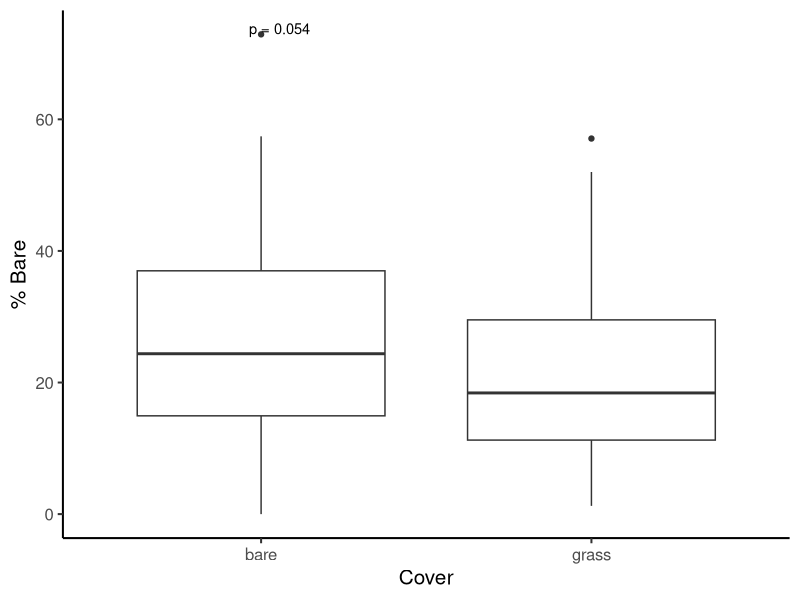
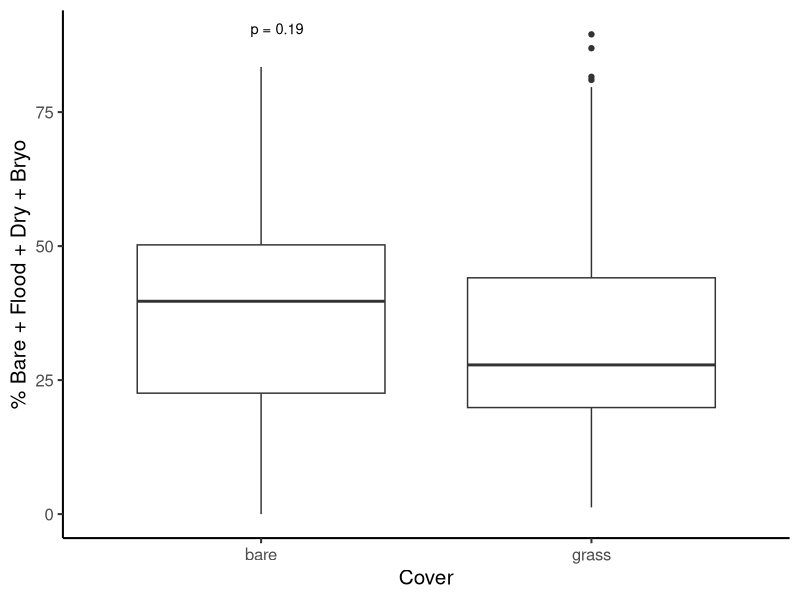
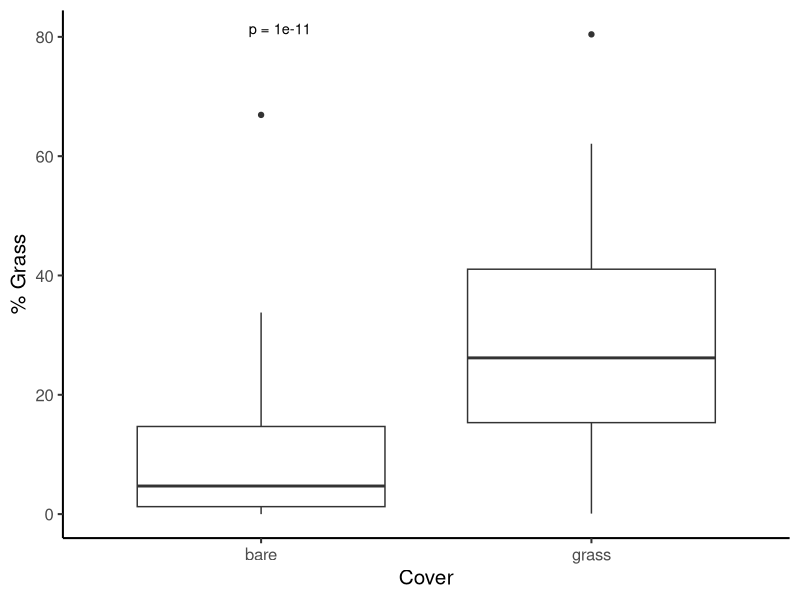
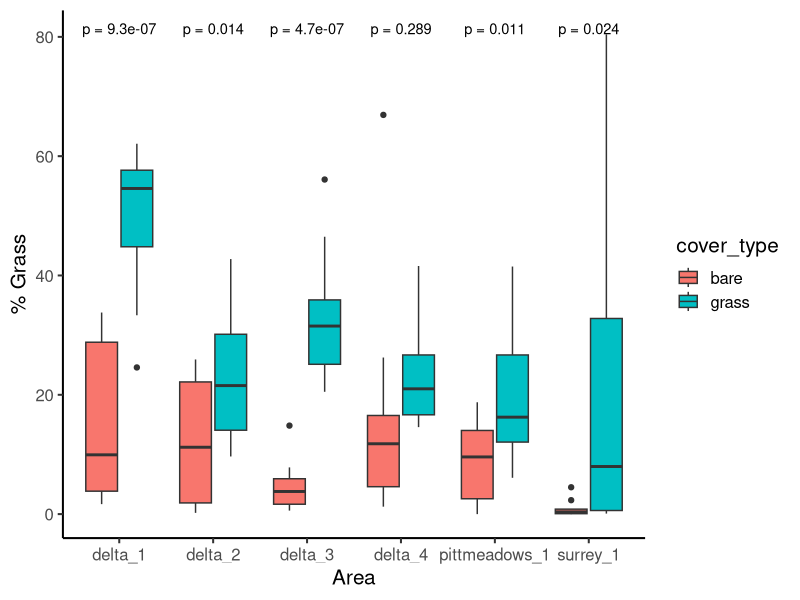
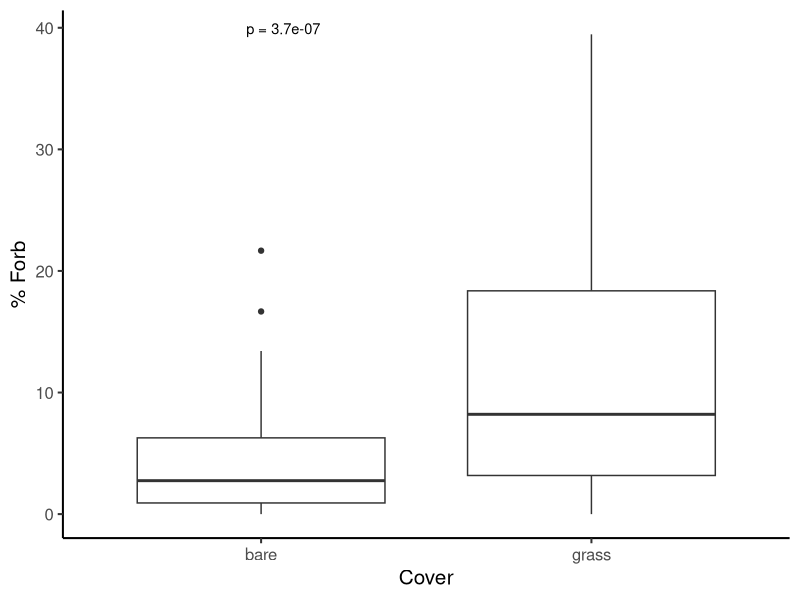
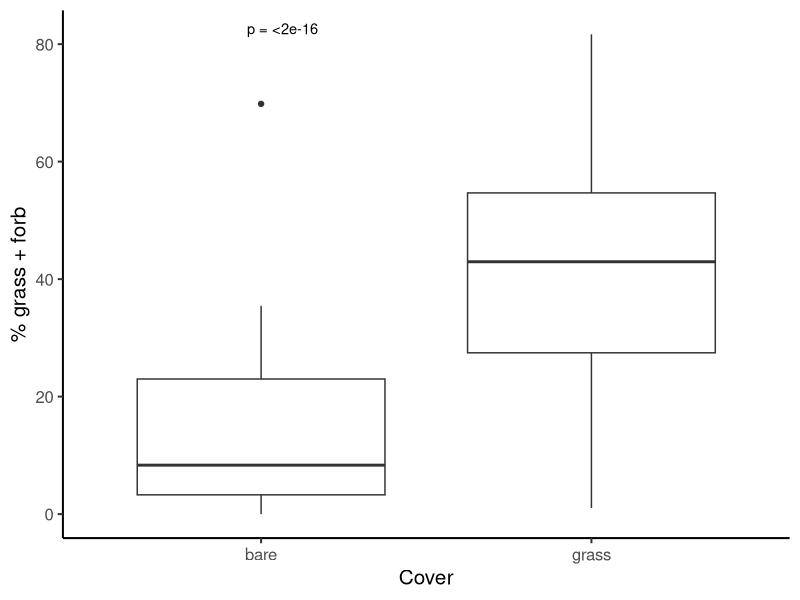
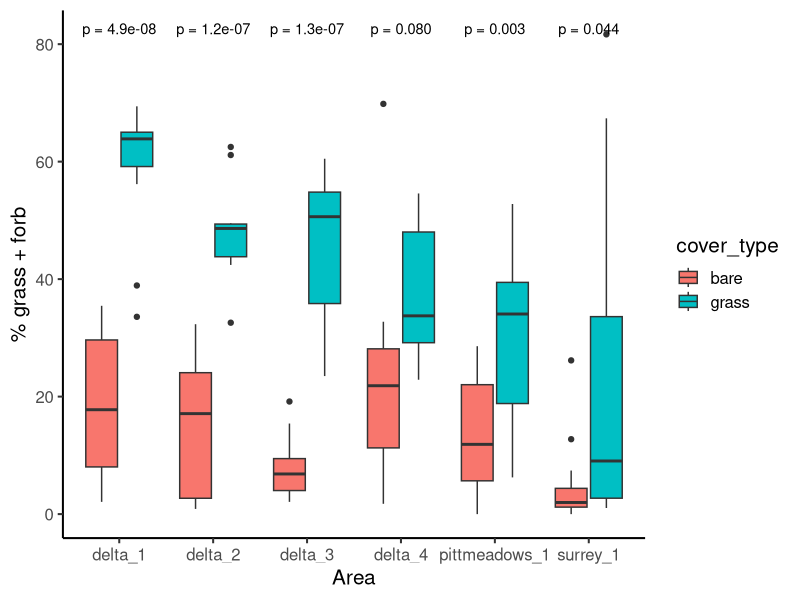
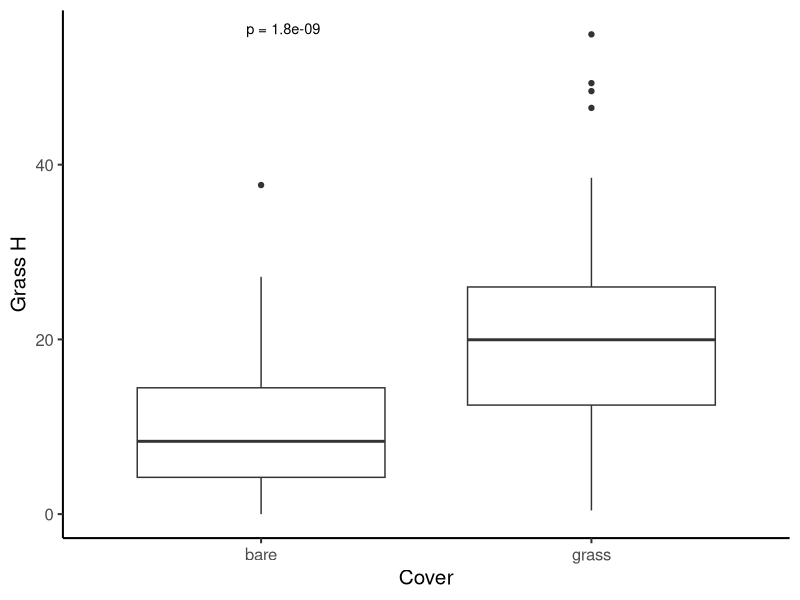

Write R code to recreate these figures, in order.
## ---- chunk 1
knitr::opts_chunk$set(echo = TRUE)
knitr::opts_knit$set(root.dir = "~/Library/CloudStorage/OneDrive-UBC/MSc/12_analysis/rodent-bee-blueberry")
## ---- chunk 2
#load packages
library(ggplot2) #for plots
library(dplyr) #for working with dataframes
library(tidyr) #for working with datasets
library(lme4) #for mixed effects models
library(ggpubr) #for adding significance asterisks to graph

#read in data
data <- read.csv("06_cleandata/combined_plot_data.csv")

#check that variables are in appropriate format
str(data)

#change character columns to factors
data <- data %>%
   mutate(
     site_id = as.factor(site_id),
     round = as.factor(round),
     plot_id = as.factor(plot_id),
     bee_date = as.Date(bee_date),
     area = as.factor(area))

#filter data to only include within field data
data <- data %>%
  filter(plot_id != "d")

## ---- chunk 3
ggplot(data, aes(x = cover_type, y = bare_perc)) + 
  geom_boxplot() +
  theme_classic(base_size = 15) +
  xlab("Cover") +
  ylab("% Bare") +
  stat_compare_means(
    method = "t.test",        # or "wilcox.test"
    label = "p.format",       # shows formatted p-value
    size = 3.7,
    vjust = 0
  )

## ---- chunk 4
ggplot(data, aes(x = cover_type, y = bare_flood_dry_bryo_perc)) + 
  geom_boxplot() +
  theme_classic(base_size = 15) +
  xlab("Cover") +
  ylab("% Bare + Flood + Dry + Bryo") +
  stat_compare_means(
    method = "t.test",        # or "wilcox.test"
    label = "p.format",       # shows formatted p-value
    size = 3.7,
    vjust = 0
  )

## ---- chunk 5
ggplot(data, aes(x=cover_type, y = grass_perc)) + 
  geom_boxplot() +
  theme_classic(base_size = 15) +
  xlab("Cover") +
  ylab("% Grass") +
  stat_compare_means(
    method = "t.test",        # or "wilcox.test"
    label = "p.format",       # shows formatted p-value
    size = 3.7,
    vjust = 0
  )
## ---- chunk 6
ggplot(data, aes(x = area, fill=cover_type, y = grass_perc)) + 
  geom_boxplot() +
  theme_classic(base_size = 15) +
  xlab("Area") +
  ylab("% Grass") +
  stat_compare_means(
    method = "t.test",        # or "wilcox.test"
    label = "p.format",       # shows formatted p-value
    size = 3.7,
    vjust = 0
  )
## ---- chunk 7
ggplot(data, aes(x = cover_type, y = forb_perc)) + 
  geom_boxplot() +
  theme_classic(base_size = 15) +
  xlab("Cover") +
  ylab("% Forb") +
  stat_compare_means(
    method = "t.test",        # or "wilcox.test"
    label = "p.format",       # shows formatted p-value
    size = 3.7,
    vjust = 0
  )
## ---- chunk 8
ggplot(data, aes(x = cover_type, y = grass_forb_perc)) + 
  geom_boxplot() +
  theme_classic(base_size = 15) +
  xlab("Cover") +
  ylab("% grass + forb") +
  stat_compare_means(
    method = "t.test",        # or "wilcox.test"
    label = "p.format",       # shows formatted p-value
    size = 3.7,
    vjust = 0
  )
## ---- chunk 9
ggplot(data, aes(x = area, fill = cover_type, y = grass_forb_perc)) + 
  geom_boxplot() +
  theme_classic(base_size = 15) +
  xlab("Area") +
  ylab("% grass + forb") +
  stat_compare_means(
    method = "t.test",        # or "wilcox.test"
    label = "p.format",       # shows formatted p-value
    size = 3.7,
    vjust = 0
  )
## ---- chunk 10
ggplot(data, aes(x = cover_type, y = grass_h)) + 
  geom_boxplot() +
  theme_classic(base_size = 15) +
  xlab("Cover") +
  ylab("Grass H") +
  stat_compare_means(
    method = "t.test",        # or "wilcox.test"
    label = "p.format",       # shows formatted p-value
    size = 3.7,
    vjust = 0
  )
## ---- chunk 11
ggplot(data, aes(x = cover_type, y = forb_h)) + 
  geom_boxplot() +
  theme_classic(base_size = 15) +
  xlab("Cover") +
  ylab("Forb H") +
  stat_compare_means(
    method = "t.test",        # or "wilcox.test"
    label = "p.format",       # shows formatted p-value
    size = 3.7,
    vjust = 0
  )
## ---- chunk 12
ggplot(data, aes(x = round, fill = cover_type, y = flood_perc)) + 
  geom_boxplot() +
  theme_classic(base_size = 15) +
  xlab("Round") +
  ylab("% Flood") +
  stat_compare_means(
    method = "t.test",        # or "wilcox.test"
    label = "p.format",       # shows formatted p-value
    size = 3.7,
    vjust = 0
  )
## ---- chunk 13
#filter to only nest-searching season
ns_data <- data %>%
  filter(round %in% c("2024_r1", "2025_r1", "2025_r2"))

ggplot(ns_data, aes(x=cover_type, y = nest_searching_queens))+ 
  geom_boxplot() +
  theme_classic(base_size = 15)+
  xlab("Cover")+
  ylab("NSQ abundance") +
  stat_compare_means(
    aes(group = cover_type),  # group by field.type
    method = "t.test",  # or "wilcox.test" if you're doing a non-parametric test
    label = "p.format",  # Display p-value 
    size = 3.7,  # Adjust this value to make the asterisks larger
    vjust = -1)  # Adjust horizontal position of the p-value label

## ---- chunk 14
ggplot(data, aes(fill=cover_type,x=bee_season_type, y = nest_searching_queens))+ 
  geom_boxplot() +
  theme_classic(base_size = 15)+
  xlab("Season")+
  ylab("NSQ abundance") +
  stat_compare_means(
    aes(group = cover_type),  # group by field.type
    method = "t.test",  # or "wilcox.test" if you're doing a non-parametric test
    label = "p.format",  # Display p-value 
    size = 3.7,  # Adjust this value to make the asterisks larger
    vjust = -1)  # Adjust horizontal position of the p-value label
## ---- chunk 15
ggplot(data, aes(x=cover_type, y = workers))+ 
  geom_boxplot() +
  theme_classic(base_size = 15)+
  xlab("Cover")+
  ylab("Worker abundance") +
  stat_compare_means(
    aes(group = cover_type),  # group by field.type
    method = "t.test",  # or "wilcox.test" if you're doing a non-parametric test
    label = "p.format",  # Display p-value 
    size = 3.7,  # Adjust this value to make the asterisks larger
    vjust = -1)  # Adjust horizontal position of the p-value label

## ---- chunk 16
ggplot(data, aes(fill=cover_type,x=bee_season_type, y = workers))+ 
  geom_boxplot() +
  theme_classic(base_size = 15)+
  xlab("Season")+
  ylab("Worker abundance") +
  stat_compare_means(
    aes(group = cover_type),  # group by field.type
    method = "t.test",  # or "wilcox.test" if you're doing a non-parametric test
    label = "p.format",  # Display p-value 
    size = 3.7,  # Adjust this value to make the asterisks larger
    vjust = -1)  # Adjust horizontal position of the p-value label
## ---- chunk 17
ggplot(data, aes(x=cover_type, y = num_burrows))+ 
  geom_boxplot() +
  theme_classic(base_size = 15)+
  xlab("Cover")+
  ylab("Burrow abundance") +
  stat_compare_means(
    aes(group = cover_type),  # group by field.type
    method = "t.test",  # or "wilcox.test" if you're doing a non-parametric test
    label = "p.format",  # Display p-value 
    size = 3.7,  # Adjust this value to make the asterisks larger
    vjust = -1)  # Adjust horizontal position of the p-value label
## ---- chunk 18
ggplot(data, aes(x=cover_type, y = num_inactive_burrows))+ 
  geom_boxplot() +
  theme_classic(base_size = 15)+
  xlab("Cover")+
  ylab("Inactive burrow abundance") +
  stat_compare_means(
    aes(group = cover_type),  # group by field.type
    method = "t.test",  # or "wilcox.test" if you're doing a non-parametric test
    label = "p.format",  # Display p-value 
    size = 3.7,  # Adjust this value to make the asterisks larger
    vjust = -1)  # Adjust horizontal position of the p-value label
## ---- chunk 19
ggplot(data, aes(x=cover_type, y = bombus_floral_abun))+ 
  geom_boxplot() +
  theme_classic(base_size = 15)+
  xlab("Cover")+
  ylab("Bombus-relevant floran abundance") +
  stat_compare_means(
    aes(group = cover_type),  # group by field.type
    method = "t.test",  # or "wilcox.test" if you're doing a non-parametric test
    label = "p.format",  # Display p-value 
    size = 3.7,  # Adjust this value to make the asterisks larger
    vjust = -1)  # Adjust horizontal position of the p-value label
## ---- chunk 20
ggplot(data, aes(x=cover_type, y = forage_vaco))+ 
  geom_boxplot() +
  theme_classic(base_size = 15)+
  xlab("Cover")+
  ylab("Num foraging on vaco") +
  stat_compare_means(
    aes(group = cover_type),  # group by field.type
    method = "t.test",  # or "wilcox.test" if you're doing a non-parametric test
    label = "p.format",  # Display p-value 
    size = 3.7,  # Adjust this value to make the asterisks larger
    vjust = -1)  # Adjust horizontal position of the p-value label
